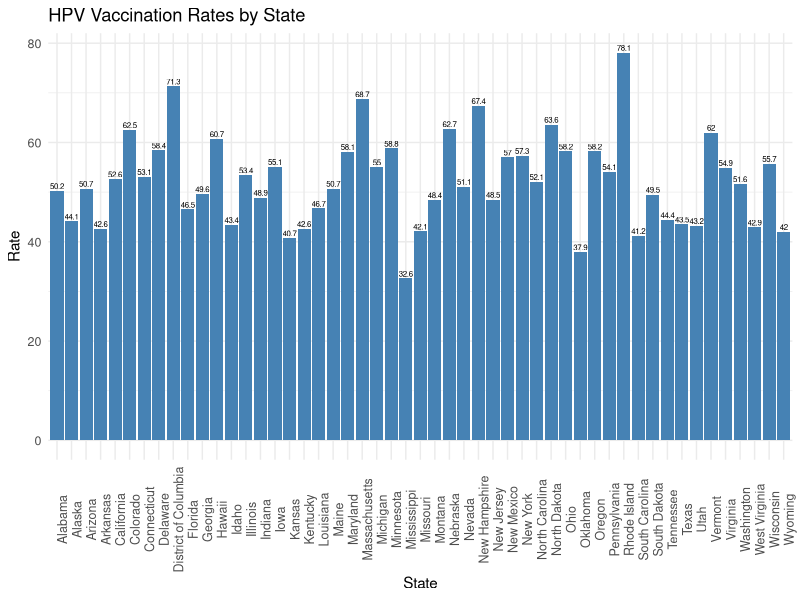
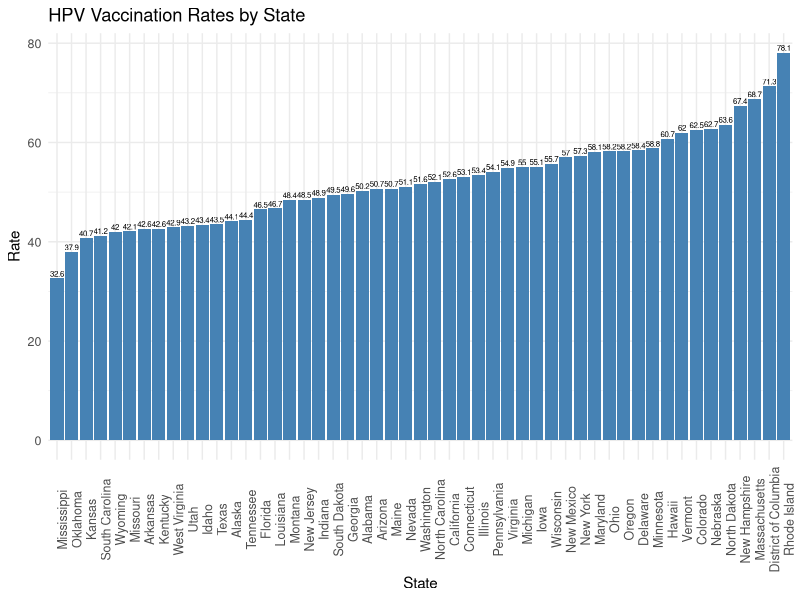
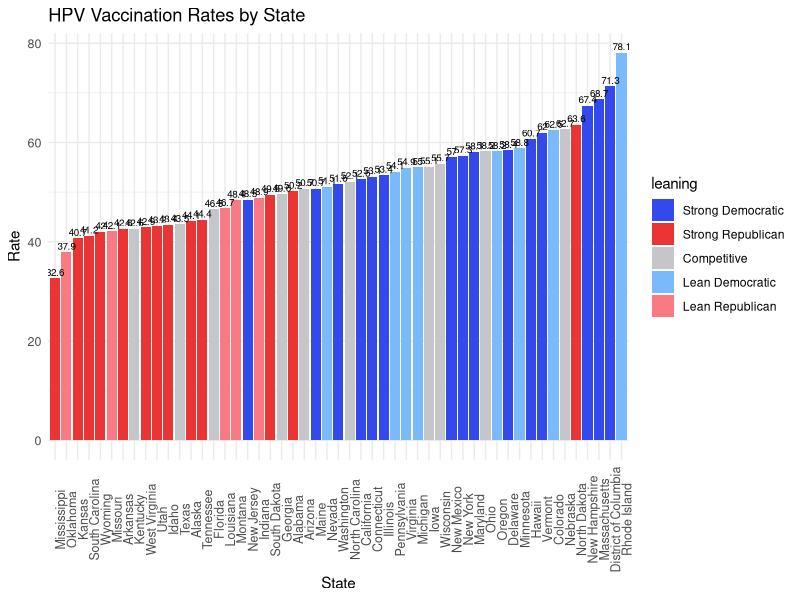
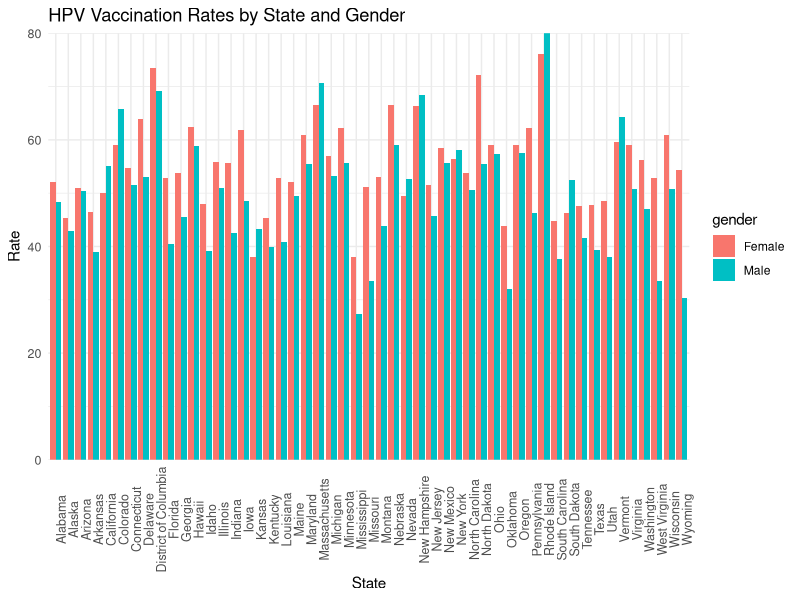
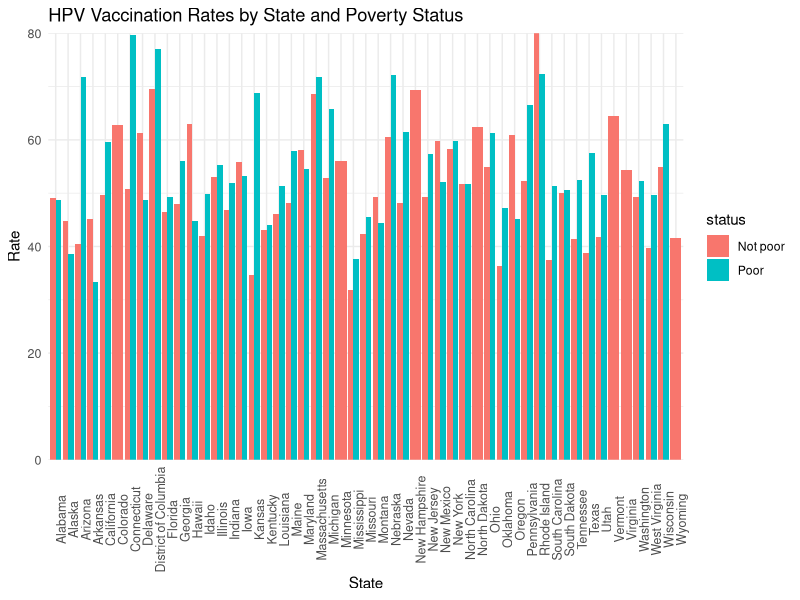
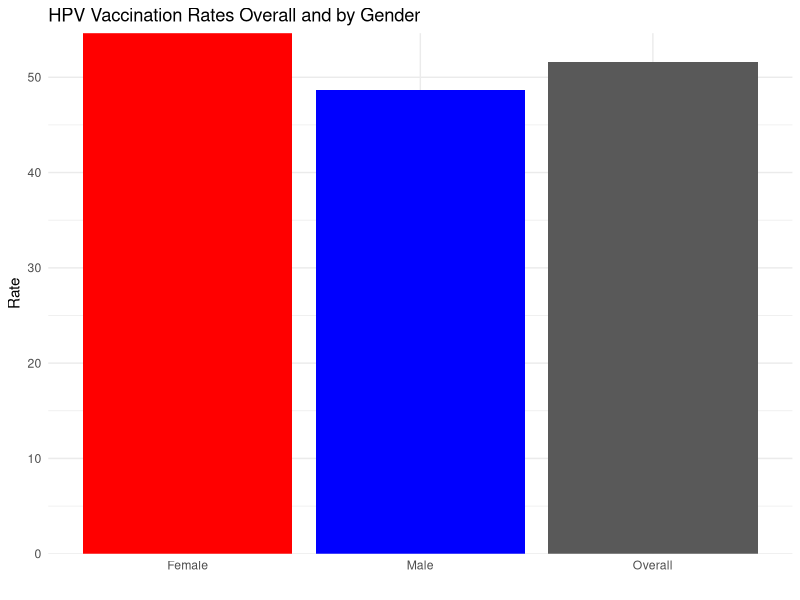

Recreate these plots in R, in order.
## ---- chunk 1
knitr::opts_chunk$set(echo = TRUE)
## ---- chunk 2
library(tidyverse)
library(tidyr)
# any other libraries you want to load
## ---- chunk 3
## If you wanted to read in the full data set and name the columns in a useful way:
## for each rate, you want two columns: 2018 and SAMPLE SIZE
## you need to pull these columns, and then rename them in a useful way
## Right now, they have names like 2018, 2018_1, 2018_2...2018_35 and SAMPLE SIZE, SAMPLE SIZE_1, ... SAMPLE SIZE_35
HPV_data <- read_csv("HPV_CONDENSED.csv", skip=2)

HPV_rates <- HPV_data %>% select("Names", matches("2018"))
HPV_size <- HPV_data %>% select("Names", matches("SAMPLE SIZE"))


## from this, you can see that there are 12 different groupings of the variables Age, Poverty, Race/Ethnicity and Urbanicity: by Males and Females, Females alone, and Males alone
HPV_head1<- read_csv("HPV_CONDENSED.csv", n_max=1, col_names=FALSE)
# HPV_head1<-HPV_head1[1,][!is.na(HPV_head1[1,])]
HPV_head1 <- HPV_head1[,colSums(is.na(HPV_head1))<nrow(HPV_head1)]
## For example, you can get the first pieces using:
paste(rep(c("MF", "F", "M"), each=4), gsub(".*\\ ", "", HPV_head1), sep=".")

## from this, you can see that there are 36 total gender/variable groups
HPV_head2<- read_csv("HPV_CONDENSED.csv", skip=1, n_max=1, col_names=FALSE)
# HPV_head2<-HPV_head2[1,][!is.na(HPV_head2[1,])]
HPV_head2 <- HPV_head2[,colSums(is.na(HPV_head2))<nrow(HPV_head2)]

# remove spaces
gsub("\\ ", "", HPV_head2)

## create column names
## we want to appropriately replace column names to get, for example: MF.Age.13-17Years.Rate, MF.Poverty.AtOrAbove.Rate, MF.Poverty.Below....

colnames(HPV_rates)<- c("state", paste(rep(paste(rep(c("MF", "F", "M"), each=4), gsub(".*\\ ", "", HPV_head1), sep="."), times=rep(c(1,3,5,3), times=3)), gsub("\\ ", "", HPV_head2), "Rate", sep="."))

colnames(HPV_size)<- c("state", paste(rep(paste(rep(c("MF", "F", "M"), each=4), gsub(".*\\ ", "", HPV_head1), sep="."), times=rep(c(1,3,5,3), times=3)), gsub("\\ ", "", HPV_head2), "SampleSize", sep="."))

HPV_data <- HPV_rates %>% left_join(HPV_size)

## ---- chunk 4
## MAT: here is another version of the code to just pull the 13-17 M/F results. You will want the sample size for modeling.


HPV_data = HPV_data[-c(52,53,54,55),]
# HPV_data<- HPV_data %>% select(state=Names, MF.Age.13to17Years.Rate = `2018`, MF.Age.13to17Years.SampleSize=`SAMPLE SIZE`)
# HPV_data <- HPV_data %>% mutate(state=toupper(state))


politics_data <- read_csv("leanings detailed.csv", col_names=FALSE)
politics_data <- politics_data %>% select(state=X1, leaning=X3, demAdv=X2) 

HPV_data <- HPV_data %>% left_join(politics_data, by="state")

## ---- chunk 5
MFagePlot <- ggplot(HPV_data, aes(x=state, y=`MF.Age.13-17Years.Rate`)) +
  geom_bar(stat="identity",  fill="steelblue") +
  theme_minimal() + 
  geom_text(aes(label=`MF.Age.13-17Years.Rate`), vjust=-0.3, size=2) + 
  theme(axis.text.x = element_text(size=9, angle=90),
        axis.text.y = element_text(size=9)) +
  labs(title = "HPV Vaccination Rates by State", x = "State", y = "Rate") 

MFagePlot
## ---- chunk 6
HPV_data$stateSort <- factor(HPV_data$state, levels = HPV_data$state[order(HPV_data$`MF.Age.13-17Years.Rate`)])

# palette
pal <- c(
  "Strong Democratic" = "#3449eb",
  "Strong Republican" = "#eb3434",
  "Competitive" = "#c5c6c9",
  "Lean Democratic" = "#7abafa",
  "Lean Republican" = "#fa7a83"
)

MFsortedPlot <- ggplot(HPV_data, aes(x=stateSort, y=`MF.Age.13-17Years.Rate`)) +
  geom_bar(stat="identity",  fill="steelblue") +
  theme_minimal() + 
  geom_text(aes(label=`MF.Age.13-17Years.Rate`), vjust=-0.3, size=2) + 
  theme(axis.text.x = element_text(size=9, angle=90),
        axis.text.y = element_text(size=9)) +
  labs(title = "HPV Vaccination Rates by State", x = "State", y = "Rate") + 
  scale_fill_manual(
    values = pal,
    limits = names(pal)
  )

MFsortedPoliticsPlot <- ggplot(HPV_data, aes(x=stateSort, y=`MF.Age.13-17Years.Rate`, fill=leaning)) +
  geom_bar(stat="identity") +
  theme_minimal() + 
  geom_text(aes(label=`MF.Age.13-17Years.Rate`), vjust=-0.3, size=2.5) + 
  theme(axis.text.x = element_text(size=9, angle=90),
        axis.text.y = element_text(size=9)) +
  labs(title = "HPV Vaccination Rates by State", x = "State", y = "Rate") + 
  scale_fill_manual(
    values = pal,
    limits = names(pal)
  )

MFsortedPlot
MFsortedPoliticsPlot
## ---- chunk 7
# male rates()
male <- HPV_data %>%
  transmute(state, 
            rate = `M.Age.13-17Years.Rate`, 
            gender = "Male")
# female rates
female <- HPV_data %>%
  transmute(state, 
            rate = `F.Age.13-17Years.Rate`, 
            gender = "Female") 
gender_rates <- rbind(male, female)

# HPV_data %>%
#   count(`F.Age.13-17Years.Rate`,`M.Age.13-17Years.Rate`) %>%
#   group_by() %>%
#   mutate(prop = n/sum(n), N=sum(n)) %>%
#   ungroup()

genderPlot <- ggplot(gender_rates) + 
  geom_bar(aes(x=state, y=rate, fill=gender), stat="identity", position="dodge") +
  theme_minimal() + 
  theme(axis.text.x = element_text(size=9, angle=90),
        axis.text.y = element_text(size=9)) +
  labs(title = "HPV Vaccination Rates by State and Gender", x = "State", y = "Rate") +
  scale_y_continuous("Rate", expand = c(0, 0)) +
  scale_x_discrete("State") 
  # scale_fill_manual(values = c("#468189", "#9DBEBB"))

genderPlot
## ---- chunk 8
# above poverty rates()
notPoor <- HPV_data %>%
  transmute(state, 
            rate = `MF.Poverty.LivingAtorAbovePoverty.Rate`, 
            status = "Not poor")
# below poverty rates
poor <- HPV_data %>%
  transmute(state, 
            rate = `MF.Poverty.LivingBelowPoverty.Rate`, 
            status = "Poor") 
poverty_rates <- rbind(notPoor, poor)


# select only states with complete data
poverty_rates <- drop_na(poverty_rates)

# HPV_data %>%
#   count(`F.Age.13-17Years.Rate`,`M.Age.13-17Years.Rate`) %>%
#   group_by() %>%
#   mutate(prop = n/sum(n), N=sum(n)) %>%
#   ungroup()

povertyPlot <- ggplot(poverty_rates) + 
  geom_bar(aes(x=state, y=rate, fill=status), stat="identity", position="dodge") +
  theme_minimal() + 
  theme(axis.text.x = element_text(size=9, angle=90),
        axis.text.y = element_text(size=9)) +
  labs(title = "HPV Vaccination Rates by State and Poverty Status", x = "State", y = "Rate") +
  scale_y_continuous("Rate", expand = c(0, 0)) +
  scale_x_discrete("State") 
  # scale_fill_manual(values = c("#468189", "#9DBEBB"))

povertyPlot
## ---- chunk 9
### Code for plotting overall rate for males/females
overall_gender_data <- HPV_data %>%
  mutate(numMF = `MF.Age.13-17Years.Rate`*`MF.Age.13-17Years.SampleSize`,
         numF = `F.Age.13-17Years.Rate`*`F.Age.13-17Years.SampleSize`,
         numM = `M.Age.13-17Years.Rate`*`M.Age.13-17Years.SampleSize`) %>%
  summarize(rate_overall = sum(numMF)/sum(`MF.Age.13-17Years.SampleSize`),
            rate_F = sum(numF)/sum(`F.Age.13-17Years.SampleSize`),
            rate_M = sum(numM)/sum(`M.Age.13-17Years.SampleSize`))
overall_gender_data

overall_genderPlot <- ggplot(overall_gender_data) + 
  geom_bar(aes(x = "Overall", y = rate_overall), stat="identity", position="dodge") +
  geom_bar(aes(x = "Female", y = rate_F), stat="identity", position="dodge", fill="red") + 
  geom_bar(aes(x = "Male", y = rate_M), stat="identity", position="dodge", fill="blue") +
  theme_minimal() + 
  labs(title = "HPV Vaccination Rates Overall and by Gender", x = "", y = "Rate") +
  scale_y_continuous("Rate", expand = c(0, 0))
  # scale_fill_manual(values = c("#468189", "#9DBEBB"))

overall_genderPlot
## ---- chunk 10
HPV_data <- HPV_data %>% mutate(numMF = round(`MF.Age.13-17Years.Rate`*`MF.Age.13-17Years.SampleSize`),
                                numF = round(`F.Age.13-17Years.Rate`*`F.Age.13-17Years.SampleSize`),
                                numM = round(`M.Age.13-17Years.Rate`*`M.Age.13-17Years.SampleSize`),
                                ssMF = `MF.Age.13-17Years.SampleSize`,
                                ssF = `F.Age.13-17Years.SampleSize`,
                                ssM = `M.Age.13-17Years.SampleSize`)

# Shows the effect of political leaning on the overall rates
# The reference group is "Competitive"
# So we see that overall states that lean or are strong Dem have about a 20% increase in the vaccine rate compared to competitive states
# States that lean or are strong Republican have about a 10% decrease in the vaccine rate compared to competitive states
model_1 = glm(numMF ~ leaning, data=HPV_data, offset=log(ssMF), family=poisson(link="log"))
summary(model_1)
exp(model_1$coefficients)
exp(confint.default(model_1))


# Shows the effect of political leaning on the rates for females
# The reference group is "Competitive"
# For female vaccination rates, it looks like the effects are a little less strong
model_2 = glm(numF ~ leaning, data=HPV_data, offset=log(ssF), family=poisson(link="log"))
summary(model_2)
exp(model_2$coefficients)
exp(confint.default(model_2))


# Shows the effect of political leaning on the rates for males
# The reference group is "Competitive"
# For males vaccination rates, it looks like the effects are a little stronger!
model_3 = glm(numM ~ leaning, data=HPV_data, offset=log(ssM), family=poisson(link="log"))
summary(model_3)
exp(model_3$coefficients)
exp(confint.default(model_3))


